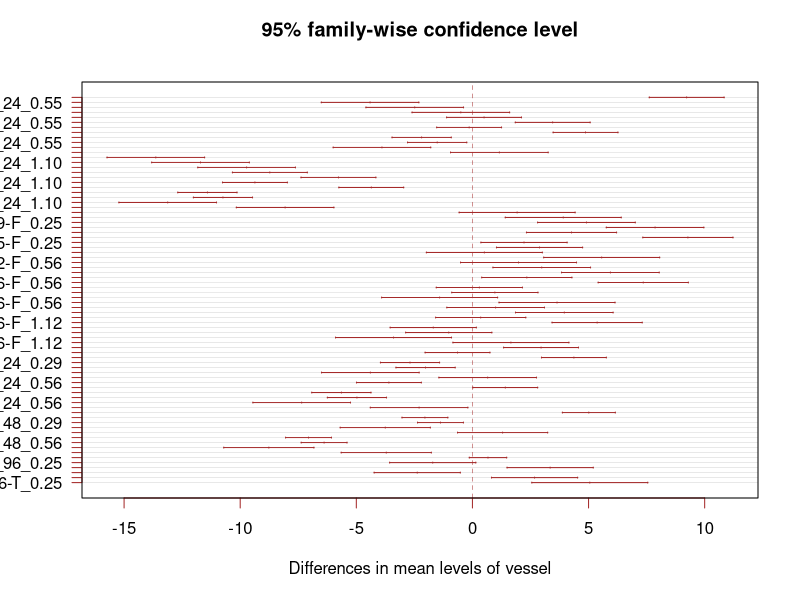
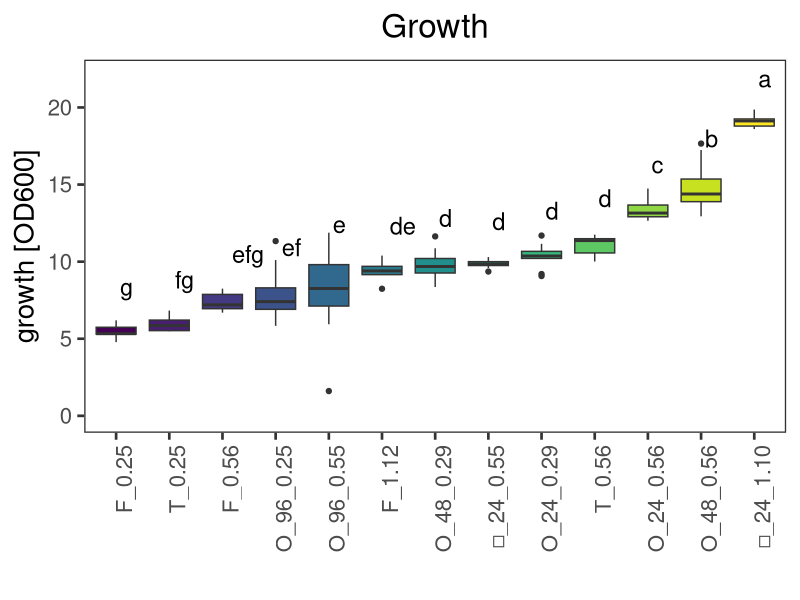
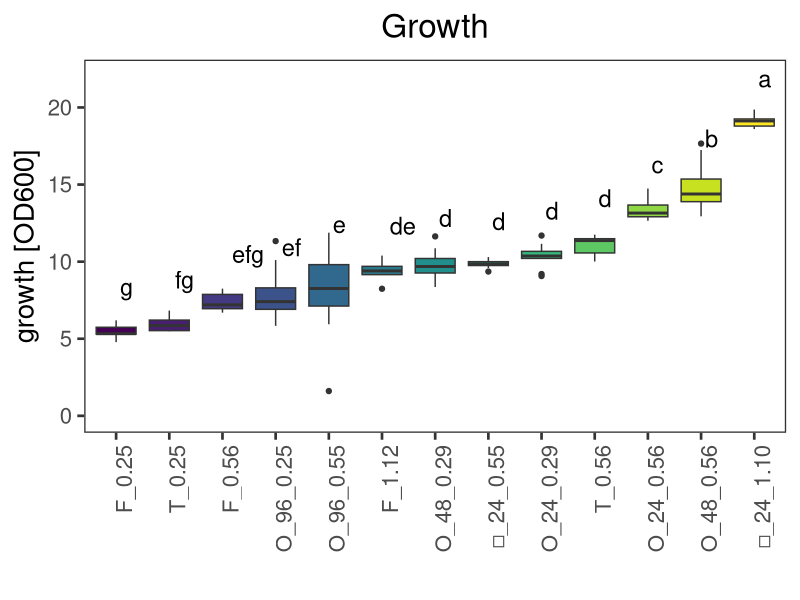

Write the R code that produced these figures, in order.
# library

library('viridis')
library('ggplot2')
library('multcompView')
library('dplyr')

# Create data
data <- data.frame(
  vessel = c("O_96_0.25",	"O_96_0.25",	"O_96_0.25",	"O_96_0.25",	"O_96_0.25",	
             "O_96_0.25",	"O_96_0.55",    "O_96_0.55",	"O_96_0.55",	"O_96_0.55",	
             "O_96_0.55",	"O_96_0.55",	"O_48_0.29",	"O_48_0.29",	
             "O_48_0.29",	"O_48_0.29",	"O_48_0.29",	"O_48_0.29",	"O_24_0.29",	
             "O_24_0.29",	"O_24_0.56", "□_24_0.55",	"□_24_0.55",	"□_24_0.55",	"T_0.25",	
             "T_0.56",	"F_0.25",	"F_0.56",	"F_1.12",
             "O_96_0.25",	"O_96_0.25",	"O_96_0.25",	"O_96_0.25",	"O_96_0.25",	"O_96_0.25",	"O_96_0.55",	"O_96_0.55",	
             "O_96_0.55",	"O_96_0.55",	"O_96_0.55",	"O_96_0.55",	"O_48_0.29",	"O_48_0.29",	"O_48_0.29",	"O_48_0.29",	
             "O_48_0.29",	"O_48_0.29",	"O_24_0.29",	"O_24_0.56",	"O_24_0.56",	"□_24_0.55",	"□_24_0.55",	"□_24_0.55",	
             "T_0.25",	"T_0.56",	"F_0.25",	"F_0.56",	"F_1.12",
             "O_96_0.25",	"O_96_0.25",	"O_96_0.25",	"O_96_0.25",	"O_96_0.25",	"O_96_0.25",	"O_96_0.55",	"O_96_0.55",	"O_96_0.55",	"O_96_0.55",	"O_96_0.55",	"O_96_0.55",	"O_48_0.29",	"O_48_0.29",	"O_48_0.29",	"O_48_0.29",	"O_48_0.29",	"O_48_0.29",	"O_24_0.29",	"O_24_0.29",	"O_24_0.56",	"□_24_0.55",	"□_24_0.55",	"□_24_0.55",	"T_0.25",	"T_0.56",	"F_0.25",	"F_0.56",	"F_1.12",
             "O_96_0.25",	"O_96_0.25",	"O_96_0.25",	"O_96_0.25",	"O_96_0.25",	"O_96_0.25",	"O_96_0.55",	"O_96_0.55",	"O_96_0.55",	"O_96_0.55",	"O_96_0.55",	"O_96_0.55",	"O_48_0.29",	"O_48_0.29",	"O_48_0.29",	"O_48_0.29",	"O_48_0.29",	"O_48_0.29",	"O_24_0.29",	"O_24_0.56",	"O_24_0.56",	"□_24_0.55",	"□_24_0.55",	"□_24_0.55",	"T_0.25",	"T_0.56",	"F_0.25",	"F_0.56",	"F_1.12",
             "O_96_0.25",	"O_96_0.25",	"O_96_0.25",	"O_96_0.25",	"O_96_0.25",	"O_96_0.25",	"O_96_0.55",	"O_96_0.55",	"O_96_0.55",	"O_96_0.55",	"O_96_0.55",	"O_96_0.55",	"O_48_0.56",	"O_48_0.56",	"O_48_0.56",	"O_48_0.56",	"O_48_0.56",	"O_48_0.56",	"O_24_0.29",	"O_24_0.29",	"O_24_0.56",	"□_24_1.10",	"□_24_1.10",	"□_24_1.10",	"T_0.25",	"T_0.56",	"F_0.25",	"F_0.56",	"F_1.12",
             "O_96_0.25",	"O_96_0.25",	"O_96_0.25",	"O_96_0.25",	"O_96_0.25",	"O_96_0.25",	"O_96_0.55",	"O_96_0.55",	"O_96_0.55",	"O_96_0.55",	"O_96_0.55",	"O_96_0.55",	"O_48_0.56",	"O_48_0.56",	"O_48_0.56",	"O_48_0.56",	"O_48_0.56",	"O_48_0.56",	"O_24_0.29",	"O_24_0.56",	"O_24_0.56",	"□_24_1.10",	"□_24_1.10",	"□_24_1.10",					
             "O_96_0.25",	"O_96_0.25",	"O_96_0.25",	"O_96_0.25",	"O_96_0.25",	"O_96_0.25",	"O_96_0.55",	"O_96_0.55",	"O_96_0.55",	"O_96_0.55",	"O_96_0.55",	"O_96_0.55",	"O_48_0.56",	"O_48_0.56",	"O_48_0.56",	"O_48_0.56",	"O_48_0.56",	"O_48_0.56",	"O_24_0.29",	"O_24_0.29",	"O_24_0.56",	"□_24_1.10",	"□_24_1.10",	"□_24_1.10",					
             "O_96_0.25",	"O_96_0.25",	"O_96_0.25",	"O_96_0.25",	"O_96_0.25",	"O_96_0.25",	"O_96_0.55",	"O_96_0.55",	"O_96_0.55",	"O_96_0.55",	"O_96_0.55",	"O_96_0.55",	"O_48_0.56",	"O_48_0.56",	"O_48_0.56",	"O_48_0.56",	"O_48_0.56",	"O_48_0.56",	"O_24_0.29",	"O_24_0.56",	"O_24_0.56",	"□_24_1.10",	"□_24_1.10",	"□_24_1.10"),
  growth = c(8.632,	7.344,	8.526,	10.076,	7.716,	7.016,	11.878,	11.722,	9.48,	9.806,	10.816,	10.112,	10.266,	9.358,	10.654,	9.81,	8.358,	11.638,	10.664,	9.068,	14.056,	10.052,	9.782,	9.982,	5.488,	10.564,	4.78,	7.2,	9.4,
             7.148,	8.288,	8.338,	9.242,	7.642,	6.796,	7.858,	8.786,	7.238,	6.622,	7.884,	9.414,	9.424,	10.184,	10.074,	9.224,	8.858,	10.752,	10.176,	13.144,	13.472,	9.854,	9.59,	10.298,	6.826,	11.366,	5.326,	6.948,	8.242,
             6.914,	7.958,	6.052,	9.31,	6.984,	7.018,	8.416,	10.418,	7.974,	7.414,	8.104,	7.128,	8.418,	9.686,	10.868,	9.828,	8.766,	9.27,	10.346,	9.196,	12.798,	9.866,	9.76,	9.358,	6.21,	11.75,	5.744,	7.876,	9.696,
             6.728,	7.37,	7.612,	9.438,	6.162,	6.426,	8.306,	8.214,	6.46,	9.996,	8.614,	6.86,	10.45,	9.862,	9.244,	9.686,	9.428,	9.532,	10.222,	12.978,	13.158,	9.714,	9.98,	10.284,	5.852,	10.006,	5.3,	6.69,	9.158,
             6.474,	8.104,	7.442,	7.106,	6.618,	7.264,	8.342,	9.006,	5.94,	6.414,	7.662,	6.93,	13.856,	15.928,	15.348,	14.088,	13.88,	14.772,	11.156,	10.392,	12.652,	19.606,	19.218,	18.712,	5.526,	11.488,	6.192,	8.248,	10.392,
             10.104,	6.914,	5.836,	9.896,	8.452,	8.972,	8.058,	7.512,	6.53,	1.606,	7.006,	7.054,	15.202,	13.77,	14.212,	13.974,	12.938,	13.804,	10.328,	12.65,	12.948,	19.208,	18.82,	18.6,					
             6.89,	7.354,	6.738,	7.23,	6.026,	6.294,	7.732,	8.492,	6.93,	7.096,	10.504,	9.952,	16.034,	14.15,	14.286,	13.894,	13.646,	15.386,	11.692,	10.682,	13.74,	19.862,	19.214,	18.894,					
             7.894,	7.934,	7.528,	11.334,	7.844,	8.094,	9.206,	10.844,	9.978,	9.808,	9.91,	9.18,	17.24,	14.646,	15.064,	14.49,	15.652,	17.658,	10.606,	13.648,	14.744,	19.364,	19.042,	18.68))

# What is the effect of the treatment on the value ?
anova <- aov(growth ~ vessel, data = data)
summary(anova)

# Tukey test to study each pair of treatment :
tukey <- TukeyHSD(x = anova, 'vessel', conf.level = 0.95)
print(tukey)

# Tuckey test representation :
plot(tukey , las = 1, col = "brown")

# compact letter display
cld <- multcompLetters4(anova, tukey)
print(cld)

# table with factors and 3rd quantile
Tk <- group_by(data, vessel) %>%
  summarise(mean=mean(growth), quant = quantile(growth, probs = 0.75)) %>%
  arrange(desc(mean))

# extracting the compact letter display and adding to the Tk table
cld <- as.data.frame.list(cld$vessel)
Tk$cld <- cld$Letters

print(Tk)

# Create a vector named "new_order" containing the desired order
new_order <- with(data, reorder(vessel, growth, median, na.rm = TRUE))

# boxplot

ggplot(data, aes(x = new_order, growth)) + 
  geom_boxplot(aes(fill = factor(..middle..)), show.legend = FALSE) +
  labs(x = "", y = "growth [OD600]") +
  ylim(0,22) +
  ggtitle('Growth') +
  theme_bw(base_size = 20) + 
  theme(panel.grid.major = element_blank(), panel.grid.minor = element_blank(),
        axis.text.x = element_text(angle = 90, hjust = 1),
        plot.title = element_text(hjust = 0.5)) +  # Rotate x-axis labels
  geom_text(data = Tk, aes(x = vessel, y = quant, label = cld), size = 6, vjust = -1.75, hjust = -0.3) +
  scale_fill_viridis_d()


# saving the final figure
ggsave("boxplot_growth.png", width = 7, height = 7, dpi = 1000)
